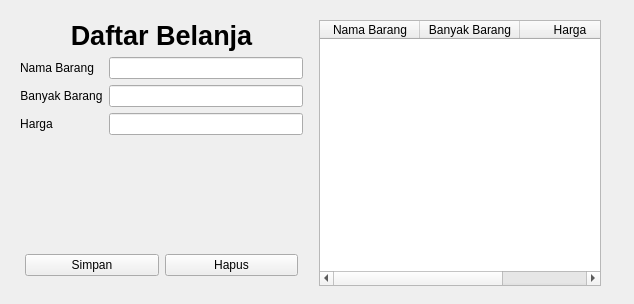
<?xml version="1.0" encoding="UTF-8"?>
<ui version="4.0">
 <class>Form</class>
 <widget class="QWidget" name="Form">
  <property name="geometry">
   <rect>
    <x>0</x>
    <y>0</y>
    <width>634</width>
    <height>304</height>
   </rect>
  </property>
  <property name="windowTitle">
   <string>Form</string>
  </property>
  <widget class="QWidget" name="horizontalLayoutWidget">
   <property name="geometry">
    <rect>
     <x>10</x>
     <y>10</y>
     <width>601</width>
     <height>281</height>
    </rect>
   </property>
   <layout class="QHBoxLayout" name="horizontalLayout">
    <property name="leftMargin">
     <number>5</number>
    </property>
    <property name="topMargin">
     <number>5</number>
    </property>
    <property name="rightMargin">
     <number>5</number>
    </property>
    <property name="bottomMargin">
     <number>5</number>
    </property>
    <item>
     <layout class="QVBoxLayout" name="verticalLayout">
      <property name="leftMargin">
       <number>5</number>
      </property>
      <property name="topMargin">
       <number>5</number>
      </property>
      <property name="rightMargin">
       <number>5</number>
      </property>
      <property name="bottomMargin">
       <number>5</number>
      </property>
      <item>
       <widget class="QLabel" name="label">
        <property name="font">
         <font>
          <pointsize>20</pointsize>
          <weight>75</weight>
          <bold>true</bold>
         </font>
        </property>
        <property name="text">
         <string>Daftar Belanja</string>
        </property>
        <property name="alignment">
         <set>Qt::AlignCenter</set>
        </property>
       </widget>
      </item>
      <item>
       <layout class="QFormLayout" name="formLayout">
        <item row="1" column="0">
         <widget class="QLabel" name="lineEditNamaBarang">
          <property name="text">
           <string>Nama Barang</string>
          </property>
          <property name="alignment">
           <set>Qt::AlignCenter</set>
          </property>
         </widget>
        </item>
        <item row="1" column="1">
         <widget class="QLineEdit" name="QLineEdit_NamaBarang">
          <property name="layoutDirection">
           <enum>Qt::LeftToRight</enum>
          </property>
          <property name="autoFillBackground">
           <bool>false</bool>
          </property>
          <property name="maxLength">
           <number>32767</number>
          </property>
          <property name="frame">
           <bool>true</bool>
          </property>
          <property name="dragEnabled">
           <bool>false</bool>
          </property>
          <property name="readOnly">
           <bool>false</bool>
          </property>
          <property name="cursorMoveStyle">
           <enum>Qt::LogicalMoveStyle</enum>
          </property>
         </widget>
        </item>
        <item row="2" column="0">
         <widget class="QLabel" name="lineEditBanyakBarang">
          <property name="text">
           <string>Banyak Barang</string>
          </property>
          <property name="alignment">
           <set>Qt::AlignCenter</set>
          </property>
         </widget>
        </item>
        <item row="2" column="1">
         <widget class="QLineEdit" name="QLineEdit_BanyakBarang"/>
        </item>
        <item row="3" column="0">
         <widget class="QLabel" name="lineEditHargaBarang">
          <property name="text">
           <string>Harga</string>
          </property>
          <property name="alignment">
           <set>Qt::AlignCenter</set>
          </property>
         </widget>
        </item>
        <item row="3" column="1">
         <widget class="QLineEdit" name="QLineEdit_Harga">
          <property name="frame">
           <bool>true</bool>
          </property>
          <property name="cursorMoveStyle">
           <enum>Qt::LogicalMoveStyle</enum>
          </property>
         </widget>
        </item>
       </layout>
      </item>
      <item>
       <spacer name="verticalSpacer">
        <property name="orientation">
         <enum>Qt::Vertical</enum>
        </property>
        <property name="sizeHint" stdset="0">
         <size>
          <width>20</width>
          <height>40</height>
         </size>
        </property>
       </spacer>
      </item>
      <item>
       <layout class="QHBoxLayout" name="horizontalLayout_2">
        <property name="leftMargin">
         <number>5</number>
        </property>
        <property name="topMargin">
         <number>5</number>
        </property>
        <property name="rightMargin">
         <number>5</number>
        </property>
        <property name="bottomMargin">
         <number>5</number>
        </property>
        <item>
         <widget class="QPushButton" name="QpushButton_simpan">
          <property name="text">
           <string>Simpan</string>
          </property>
         </widget>
        </item>
        <item>
         <widget class="QPushButton" name="QpushButton_hapus">
          <property name="text">
           <string>Hapus</string>
          </property>
         </widget>
        </item>
       </layout>
      </item>
     </layout>
    </item>
    <item>
     <layout class="QVBoxLayout" name="verticalLayout_2">
      <property name="leftMargin">
       <number>5</number>
      </property>
      <property name="topMargin">
       <number>5</number>
      </property>
      <property name="rightMargin">
       <number>5</number>
      </property>
      <item>
       <widget class="QTableWidget" name="tableWidgetData">
        <column>
         <property name="text">
          <string>Nama Barang</string>
         </property>
        </column>
        <column>
         <property name="text">
          <string>Banyak Barang</string>
         </property>
        </column>
        <column>
         <property name="text">
          <string>Harga</string>
         </property>
        </column>
       </widget>
      </item>
     </layout>
    </item>
   </layout>
  </widget>
 </widget>
 <resources/>
 <connections/>
</ui>
